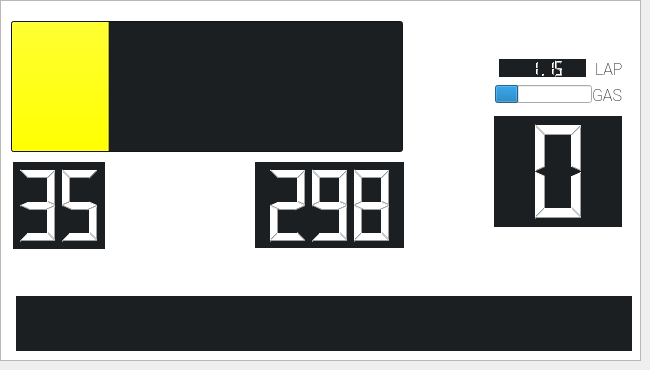
    <widget class="QWidget" name="Dynamic2">
     <attribute name="title">
      <string>Dynamic 2</string>
     </attribute>
     <widget class="QProgressBar" name="progressBar">
      <property name="geometry">
       <rect>
        <x>11</x>
        <y>21</y>
        <width>392</width>
        <height>131</height>
       </rect>
      </property>
      <property name="styleSheet">
       <string notr="true">selection-background-color: rgb(255, 255, 0);
background-color: rgb(27,31,34);</string>
      </property>
      <property name="minimum">
       <number>5000</number>
      </property>
      <property name="maximum">
       <number>15000</number>
      </property>
      <property name="value">
       <number>7500</number>
      </property>
      <property name="textVisible">
       <bool>false</bool>
      </property>
     </widget>
     <widget class="QLCDNumber" name="enginetemp_2">
      <property name="geometry">
       <rect>
        <x>255</x>
        <y>162</y>
        <width>149</width>
        <height>86</height>
       </rect>
      </property>
      <property name="styleSheet">
       <string notr="true">color: rgb(255, 255, 255);
background-color: rgb(27,31,34);</string>
      </property>
      <property name="frameShape">
       <enum>QFrame::NoFrame</enum>
      </property>
      <property name="frameShadow">
       <enum>QFrame::Plain</enum>
      </property>
      <property name="lineWidth">
       <number>0</number>
      </property>
      <property name="midLineWidth">
       <number>0</number>
      </property>
      <property name="numDigits">
       <number>3</number>
      </property>
      <property name="value" stdset="0">
       <double>298.000000000000000</double>
      </property>
     </widget>
     <widget class="QLCDNumber" name="gearnumber_2">
      <property name="geometry">
       <rect>
        <x>494</x>
        <y>116</y>
        <width>128</width>
        <height>111</height>
       </rect>
      </property>
      <property name="autoFillBackground">
       <bool>false</bool>
      </property>
      <property name="styleSheet">
       <string notr="true">color: rgb(255, 255, 255);
background-color: rgb(27,31,34);</string>
      </property>
      <property name="frameShape">
       <enum>QFrame::NoFrame</enum>
      </property>
      <property name="frameShadow">
       <enum>QFrame::Plain</enum>
      </property>
      <property name="lineWidth">
       <number>0</number>
      </property>
      <property name="midLineWidth">
       <number>0</number>
      </property>
      <property name="numDigits">
       <number>1</number>
      </property>
      <property name="value" stdset="0">
       <double>0.000000000000000</double>
      </property>
     </widget>
     <widget class="QLCDNumber" name="Speed_2">
      <property name="geometry">
       <rect>
        <x>13</x>
        <y>162</y>
        <width>92</width>
        <height>87</height>
       </rect>
      </property>
      <property name="styleSheet">
       <string notr="true">color: rgb(255, 255, 255);
background-color: rgb(27,31,34);</string>
      </property>
      <property name="frameShape">
       <enum>QFrame::NoFrame</enum>
      </property>
      <property name="frameShadow">
       <enum>QFrame::Plain</enum>
      </property>
      <property name="lineWidth">
       <number>0</number>
      </property>
      <property name="midLineWidth">
       <number>0</number>
      </property>
      <property name="numDigits">
       <number>2</number>
      </property>
      <property name="value" stdset="0">
       <double>35.000000000000000</double>
      </property>
     </widget>
     <widget class="QTextBrowser" name="MessageM_2">
      <property name="geometry">
       <rect>
        <x>16</x>
        <y>296</y>
        <width>616</width>
        <height>55</height>
       </rect>
      </property>
      <property name="styleSheet">
       <string notr="true">background-color: rgb(27,31,34);</string>
      </property>
      <property name="frameShape">
       <enum>QFrame::NoFrame</enum>
      </property>
      <property name="frameShadow">
       <enum>QFrame::Plain</enum>
      </property>
      <property name="lineWidth">
       <number>0</number>
      </property>
     </widget>
     <widget class="QProgressBar" name="gas_2">
      <property name="geometry">
       <rect>
        <x>495</x>
        <y>85</y>
        <width>97</width>
        <height>18</height>
       </rect>
      </property>
      <property name="value">
       <number>24</number>
      </property>
      <property name="textVisible">
       <bool>false</bool>
      </property>
     </widget>
     <widget class="QLabel" name="label_7">
      <property name="geometry">
       <rect>
        <x>595</x>
        <y>60</y>
        <width>30</width>
        <height>18</height>
       </rect>
      </property>
      <property name="font">
       <font>
        <family>Roboto</family>
        <pointsize>12</pointsize>
        <weight>9</weight>
        <italic>false</italic>
        <bold>false</bold>
       </font>
      </property>
      <property name="styleSheet">
       <string notr="true">font: 75 12pt &quot;Roboto&quot;;</string>
      </property>
      <property name="text">
       <string>LAP</string>
      </property>
     </widget>
     <widget class="QLCDNumber" name="LapTime_4">
      <property name="geometry">
       <rect>
        <x>499</x>
        <y>59</y>
        <width>87</width>
        <height>18</height>
       </rect>
      </property>
      <property name="styleSheet">
       <string notr="true">color: rgb(255, 255, 255);
background-color: rgb(27,31,34);</string>
      </property>
      <property name="frameShape">
       <enum>QFrame::NoFrame</enum>
      </property>
      <property name="lineWidth">
       <number>0</number>
      </property>
      <property name="midLineWidth">
       <number>0</number>
      </property>
      <property name="value" stdset="0">
       <double>1.150000000000000</double>
      </property>
     </widget>
     <widget class="QLabel" name="label_8">
      <property name="geometry">
       <rect>
        <x>592</x>
        <y>87</y>
        <width>30</width>
        <height>16</height>
       </rect>
      </property>
      <property name="font">
       <font>
        <family>Roboto</family>
        <pointsize>12</pointsize>
        <weight>9</weight>
        <italic>false</italic>
        <bold>false</bold>
       </font>
      </property>
      <property name="styleSheet">
       <string notr="true">font: 75 12pt &quot;Roboto&quot;;</string>
      </property>
      <property name="text">
       <string>GAS</string>
      </property>
     </widget>
     <widget class="QGraphicsView" name="graphicsView_2">
      <property name="geometry">
       <rect>
        <x>0</x>
        <y>0</y>
        <width>641</width>
        <height>361</height>
       </rect>
      </property>
      <property name="styleSheet">
       <string notr="true">background-image: url(/home/pi/Downloads/emptydash(1).png);</string>
      </property>
     </widget>
     <zorder>graphicsView_2</zorder>
     <zorder>progressBar</zorder>
     <zorder>enginetemp_2</zorder>
     <zorder>gearnumber_2</zorder>
     <zorder>Speed_2</zorder>
     <zorder>MessageM_2</zorder>
     <zorder>gas_2</zorder>
     <zorder>label_7</zorder>
     <zorder>LapTime_4</zorder>
     <zorder>label_8</zorder>
    </widget>
